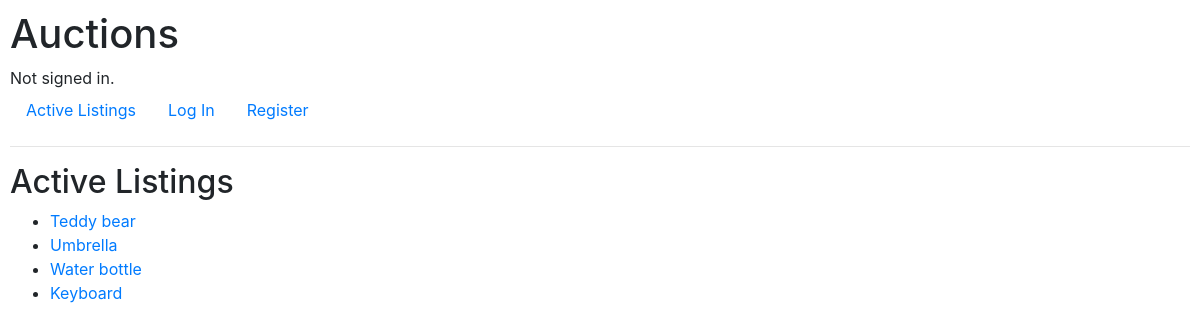
The page / on the database its author committed.
### auctions/models.py (models this page shows)
class Listing(models.Model):
    class Categories(models.TextChoices):
        TOYS = 'TO', 'Toys'
        HOME = 'HO', 'Home'
    title = models.TextField(max_length=64, blank=False, unique=True)
    description = models.TextField(max_length=2000, blank=False)
    imageURL = models.TextField(max_length=64, blank=True)
    categories = models.CharField(
        max_length=2,
        choices=Categories.choices,
        default=Categories.TOYS,
    )

### auctions/views.py (the view)
# urls.py: path("", views.index, name="index"),
def index(request):
    listings = Listing.objects.all()
    return render(request, "auctions/index.html", {
        "listings" : listings
    })

### auctions/templates/auctions/index.html
{% extends "auctions/layout.html" %}
{% block body %}
    <h2>Active Listings</h2>
    <ul>
        {% for listing in listings %}
        <li>
            <a href="{% url 'loadListing' listing.title %}">{{ listing.title }}</a>
        </li>
        {% endfor %}
    </ul>
{% endblock %}

### auctions/static/auctions/styles.css (style rules this page uses)
body { padding: 10px; }

### rows shown on the page
Listing: title "Teddy bear"
Listing: title "Umbrella"
Listing: title "Water bottle"
Listing: title "Keyboard"
